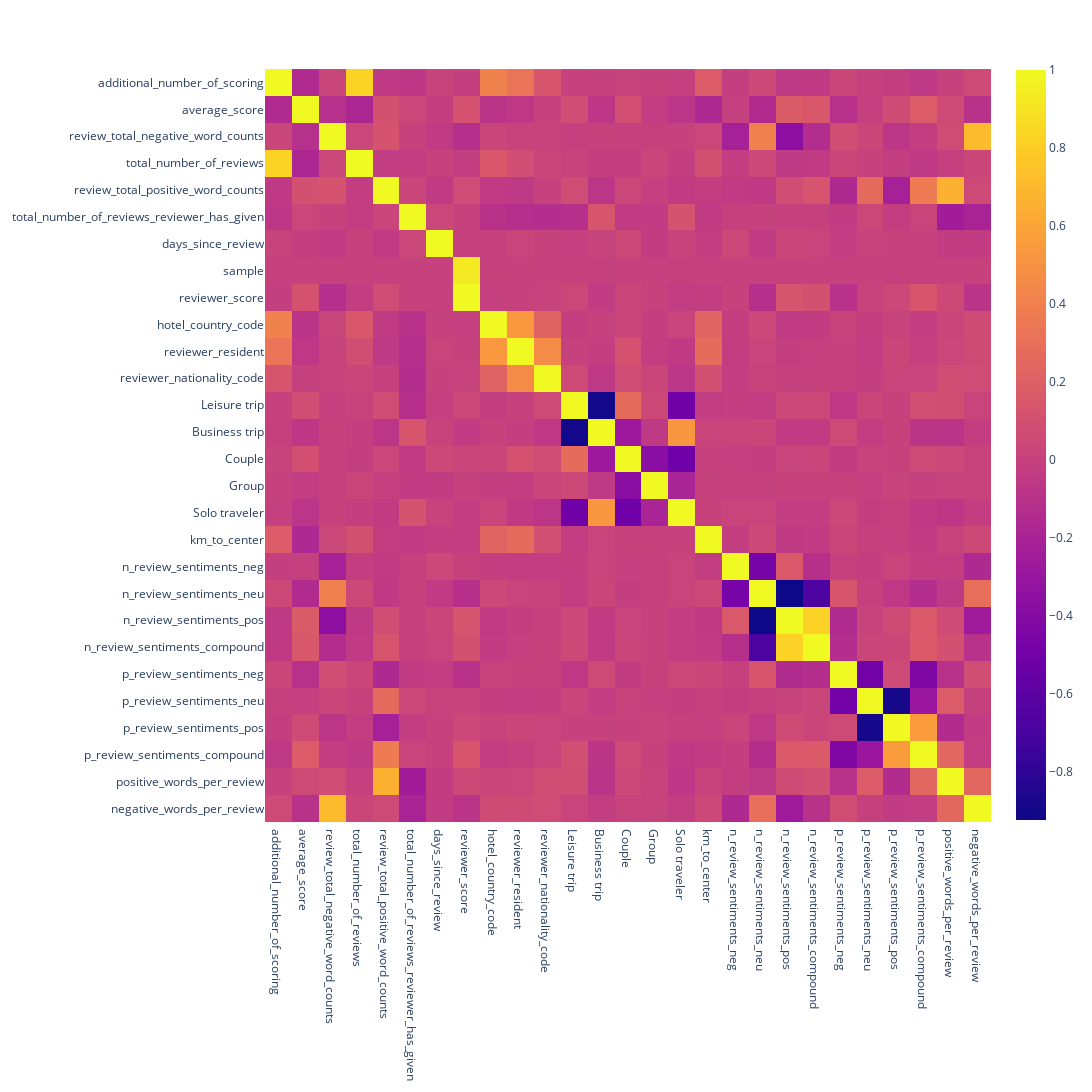

The cell this chart's notebook holds for it:
### Markdown cell above
### АНАЛИЗ МУЛЬТИКОЛЛИНЕАРНОСТИ ПРИЗНАКОВ

### Code cell
# построим тепловую диаграму корреляции признаков
pivot = hotels.corr()
pivot = pivot.drop('sample', axis=1)
fig = px.imshow(pivot, width=1100, height=1100)
fig.show()

### Figure 1 — Plotly figure (JSON) as saved in the notebook; plotly's stock layout.template omitted (floating-point values rounded to 4 significant figures; data arrays with more than 128 entries replaced by an {"elided": "..."} marker saying what was removed)
{"data": [{"coloraxis": "coloraxis", "hovertemplate": "x: %{x}<br>y: %{y}<br>color: %{z}<extra></extra>", "name": "0", "type": "heatmap", "x": ["additional_number_of_scoring", "average_score", "review_total_negative_word_counts", "total_number_of_reviews", "review_total_positive_word_counts", "total_number_of_reviews_reviewer_has_given", "days_since_review", "reviewer_score", "hotel_country_code", "reviewer_resident", "reviewer_nationality_code", "Leisure trip", "Business trip", "Couple", "Group", "Solo traveler", "km_to_center", "n_review_sentiments_neg", "n_review_sentiments_neu", "n_review_sentiments_pos", "n_review_sentiments_compound", "p_review_sentiments_neg", "p_review_sentiments_neu", "p_review_sentiments_pos", "p_review_sentiments_compound", "positive_words_per_review", "negative_words_per_review"], "xaxis": "x", "y": ["additional_number_of_scoring", "average_score", "review_total_negative_word_counts", "total_number_of_reviews", "review_total_positive_word_counts", "total_number_of_reviews_reviewer_has_given", "days_since_review", "sample", "reviewer_score", "hotel_country_code", "reviewer_resident", "reviewer_nationality_code", "Leisure trip", "Business trip", "Couple", "Group", "Solo traveler", "km_to_center", "n_review_sentiments_neg", "n_review_sentiments_neu", "n_review_sentiments_pos", "n_review_sentiments_compound", "p_review_sentiments_neg", "p_review_sentiments_neu", "p_review_sentiments_pos", "p_review_sentiments_compound", "positive_words_per_review", "negative_words_per_review"], "yaxis": "y", "z": {"elided": "28x27 float values"}}], "layout": {"coloraxis": {"colorscale": [[0, "#0d0887"], [0.1111, "#46039f"], [0.2222, "#7201a8"], [0.3333, "#9c179e"], [0.4444, "#bd3786"], [0.5556, "#d8576b"], [0.6667, "#ed7953"], [0.7778, "#fb9f3a"], [0.8889, "#fdca26"], [1, "#f0f921"]]}, "height": 1100, "margin": {"t": 60}, "width": 1100, "xaxis": {"anchor": "y", "constrain": "domain", "domain": [0, 1], "scaleanchor": "y"}, "yaxis": {"anchor": "x", "autorange": "reversed", "constrain": "domain", "domain": [0, 1]}}}
